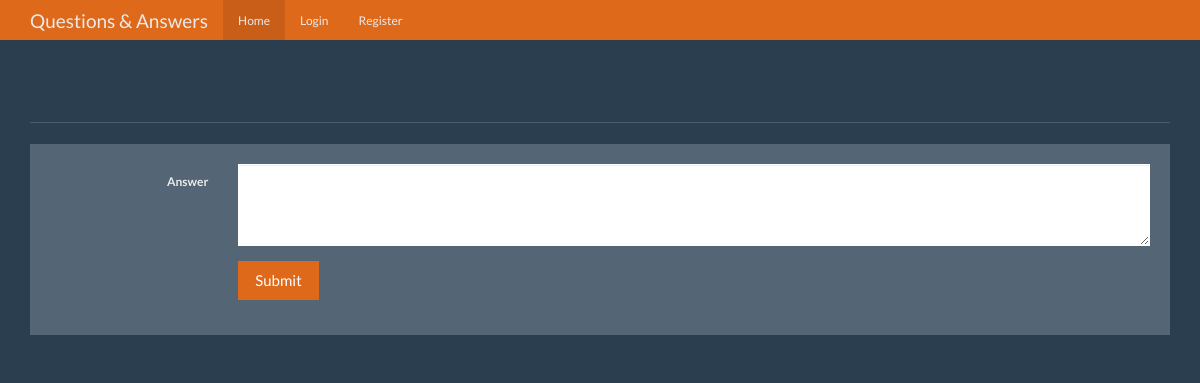
Before: /answer/5 with the older database file.
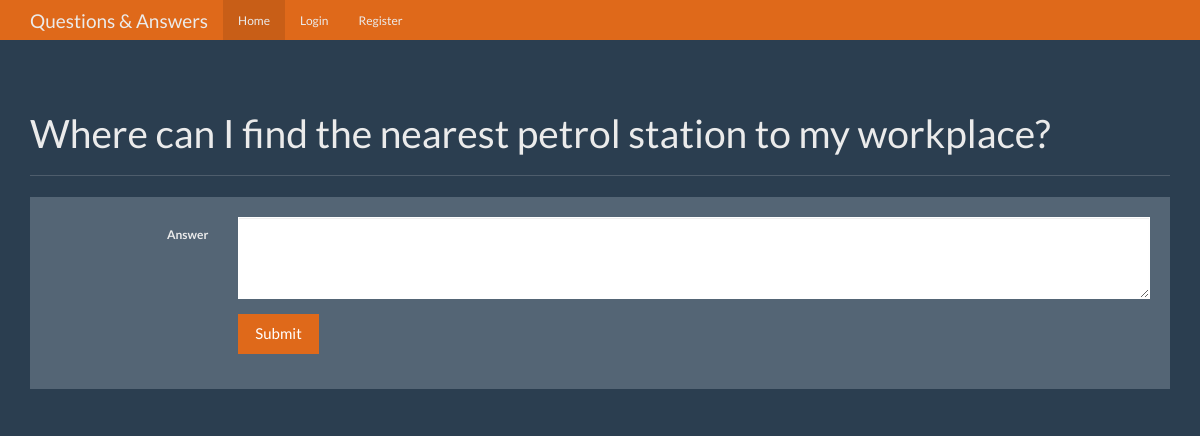
After: the same page with the newer database file.
### tables this page shows
CREATE TABLE questions(
    id integer primary key autoincrement,
    question_text text not null,
    answer_text text,
    asked_by_id integer not null,
    expert_id integer not null
);

### app.py (the view, shortened to what this page needs)
@app.route('/answer/<question_id>', methods=['GET', 'POST'])
def answer(question_id):
    user = get_current_user()
    db = get_db()
    question_cur = db.execute('''
                    SELECT
                        id, question_text
                    FROM
                        questions
                    WHERE
                        id = ?
    ''', [question_id])
    question_result = question_cur.fetchone()
    return render_template('answer.html', title='Answer', user=user, question=question_result)

### app.py (called while the page is built, shortened)
def get_current_user():
    user_result = None
    return user_result

### database.py (called while the page is built)
def connect_db():
    sql = sqlite3.connect('/Users/promieyutasane/Dropbox/Github/question-answer/qa.db')
    sql.row_factory = sqlite3.Row
    return sql

def get_db():
    if not hasattr(g, 'sqlite3_db'):
        g.sqlite_db = connect_db()
    return g.sqlite_db

### templates/answer.html
{% extends 'layout.html' %}
{% block content %}
      <div class="page-header">
        <h1>{{ question.question_text }}</h1>
      </div>
        <div class="row">
          <div class="col-lg-12">
            <div class="well bs-component">
              <form class="form-horizontal", action="{{ url_for('answer', question_id=question.id) }}", method="POST">
                <fieldset>
                  <div class="form-group">
                    <label for="textArea" class="col-lg-2 control-label">Answer</label>
                    <div class="col-lg-10">
                      <textarea class="form-control" rows="3" name="answer" id="textArea"></textarea>
                    </div>
                  </div>
                  <div class="form-group">
                    <div class="col-lg-10 col-lg-offset-2">
                      <button type="submit" class="btn btn-primary">Submit</button>
                    </div>
                  </div>
                </fieldset>
              </form>
            </div>
          </div>
        </div>
      </div>
{% endblock content %}

Changed rows visible on the page:
added questions: question_text "Where can I find the nearest petrol station to my workplace?"
